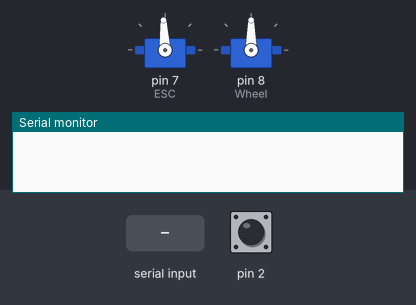
Simulated run of this sketch. Board: Arduino Uno, built for the host (arithmetic inside an expression is 32-bit, double 64-bit). Shown: 2 × servo, the last lines printed to the serial monitor. The inputs (shaded band) are chosen by the test bench; at power-on: pin 2 HIGH.

Above: at 1.2 s.
1.3 s: "*GO|45\n" received over Serial
At 1.9 s:
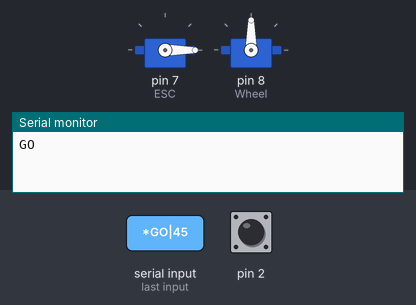
2.8 s: "*ANGLE|45\n" received over Serial
At 4.0 s:
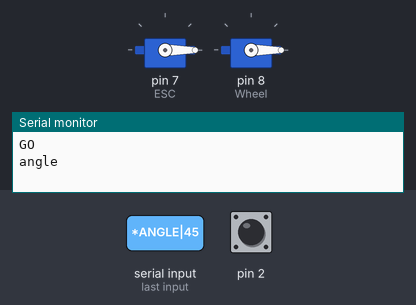
4.3 s: "*STOP|45\n" received over Serial
At 5.4 s:
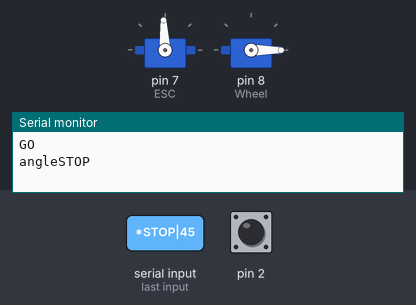
Timing chart, 0 to 7.3 s (numbered marks = the images above; inputs shaded):
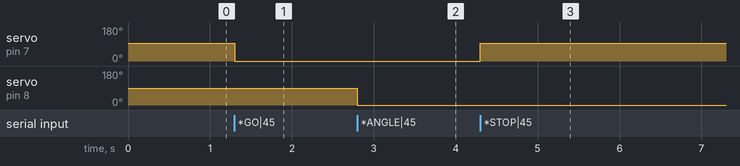

Measured:
- after the input at 1.3 s, servo on pin 7 (ESC): 93° → 0° at once
- after the input at 2.8 s, servo on pin 8 (Wheel): 90° → 0° at once
- after the input at 4.3 s, servo on pin 7 (ESC): 0° → 93° at once

The sketch:

ForArduino.ino
```cpp
#include <Servo.h>

String str, text, strr;
char buf;
bool action = false, distant = false, reader = false, check = false;
long int TimeCounter = 0;
int counter = 0, randd = 0, wantDist = 0, wantTurn = 1500, wantAngle = 90;

Servo ESC;
Servo Wheel;

void StartTimer()
{
  cli();
  TCCR2A = 0;
  TCCR2B = 0;

  TIMSK2 |= (1 << TOIE2);                     // прерывание по переполнению
  TCCR2B |= (1 << CS20);                      // переполнение будет происходить каждую 0,0041 секунды
  sei();
}

ISR (TIMER2_OVF_vect)   // прерывание по переполнению
{
  TimeCounter++;
}

void SpeedTest()
{
  counter++;
}

void setup()
{
  Serial.begin(115200);
  StartTimer();

  ESC.attach(7);                           // Подключаем мотор
  ESC.writeMicroseconds(1500);
  attachInterrupt(0, SpeedTest, FALLING);   // Создаем прерывание для энкодера

  Wheel.attach(8);
  Wheel.write(90);

}

void loop() {
  while(Serial.available())
  {
   buf = Serial.read();

   if (buf == '*')
   {
      reader = true;
   }
   if (reader)
    {
      str = str + buf;
    }

   if ((buf == '|') and (reader == true))
   {
      reader = false;
      action = true;
      break;
   }
  }

  if (action)
  {
    if (str.startsWith("*GO"))
    {
      text = str.substring(4,8);
      wantTurn = text.toInt();
      ESC.writeMicroseconds(wantTurn);
      Serial.println("GO");
      digitalWrite(LED_BUILTIN, LOW);
      str = "";
    }

    if (str.startsWith("*STOP"))
    {
      ESC.writeMicroseconds(1500);
      Serial.write("STOP");
      str = "";
    }

    if (str.startsWith("*CHECK"))
    {
      if (check == true)
      {
        Serial.write("end dist");
        check = false;
      }
      else
      {
        Serial.write("no dist");
      }
      str = "";
    }

    if (str.startsWith("*DIST"))
    {
      text = str.substring(6,10);
      wantDist = text.toInt();
      //Serial.println(wantDist);
      distant = true;
      TimeCounter = 0;
      str = "";
      Serial.write("start");
      counter = 0;
    }

    if (str.startsWith("*ANGLE"))
    {
      text = str.substring(7,10);
      wantAngle = text.toInt();
      Wheel.write(wantAngle);
      Serial.write("angle");
      str = "";
    }

    action = false;
  }
  if (distant)
  {
    if (counter >= wantDist)
    {
      ESC.writeMicroseconds(1500);
      distant = false;
      check = true;
      TimeCounter = 0;
    }
  }

}
```
